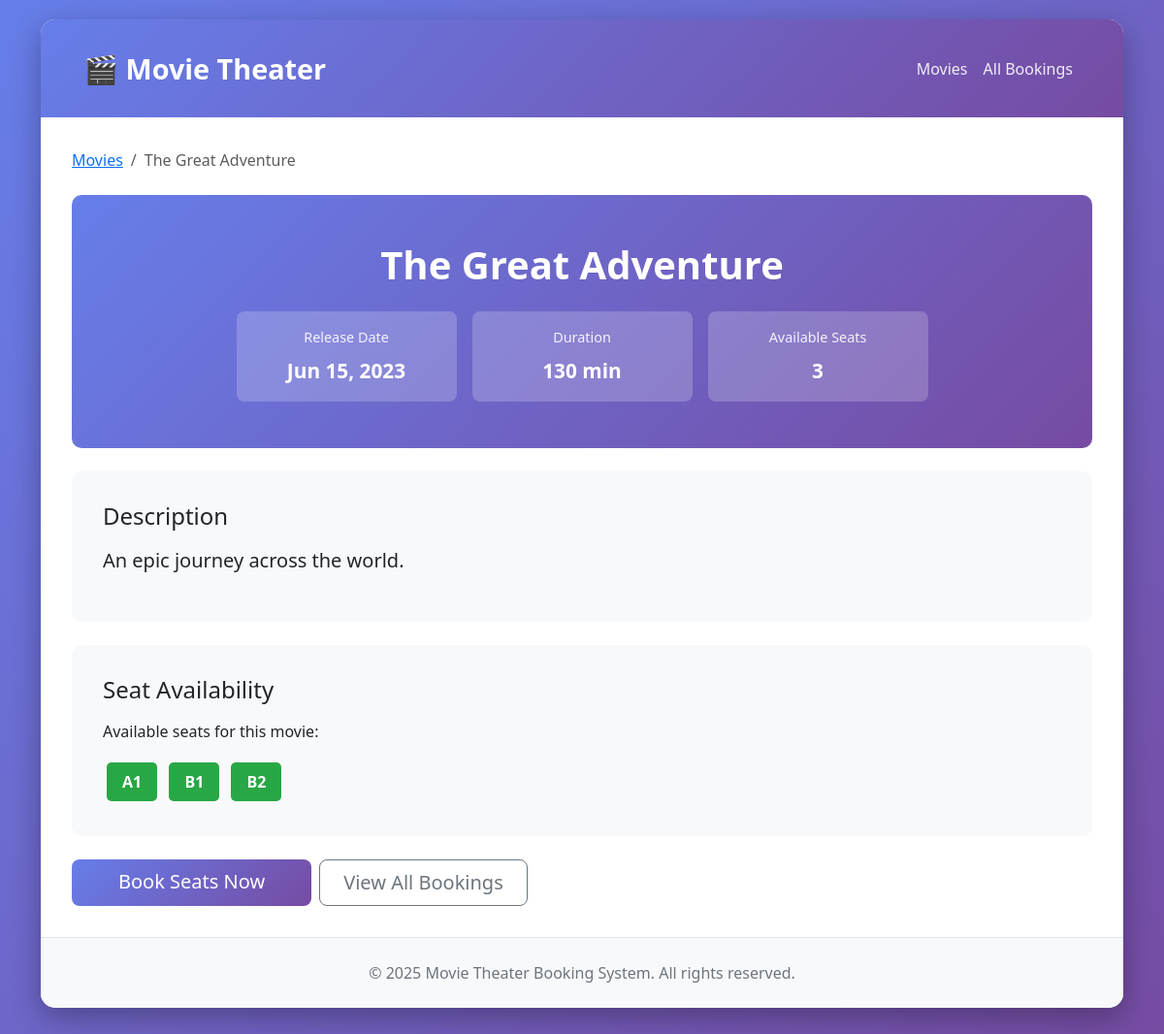
The page /movie/1/ on the database its author committed.
### booking/models.py (models this page shows, shortened)
class Movie(models.Model):
    title = models.CharField(max_length=200)
    description = models.TextField()
    release_date = models.DateField()
    duration = models.IntegerField(help_text="Duration in minutes")
    class Meta:
        ordering = ['-release_date']

class Seat(models.Model):
    seat_number = models.CharField(max_length=10, unique=True)
    is_booked = models.BooleanField(default=False)
    class Meta:
        ordering = ['seat_number']

### booking/template_views.py (the view)
# urls.py: path('movie/<int:pk>/', template_views.movie_detail, name='movie_detail'),
def movie_detail(request, pk):
    movie = get_object_or_404(Movie, pk=pk)
    booked_seats = Booking.objects.filter(movie=movie).values_list('seat_id', flat=True)
    available_seats = Seat.objects.exclude(id__in=booked_seats)
    return render(request, 'booking/movie_detail.html', {
        'movie': movie,
        'available_seats': available_seats
    })

### booking/templates/booking/movie_detail.html (shortened to what this page needs)
{% extends 'booking/base.html' %}
{% block content %}
<nav aria-label="breadcrumb" class="mb-4">
    <ol class="breadcrumb">
        <li class="breadcrumb-item"><a href="{% url 'movie_list' %}">Movies</a></li>
        <li class="breadcrumb-item active">{{ movie.title }}</li>
    </ol>
</nav>
<div class="movie-hero mb-4">
    <h1>{{ movie.title }}</h1>
    <div class="row g-3 justify-content-center">
        <div class="col-md-3">
            <div class="meta-card">
                <div class="meta-label">Release Date</div>
                <div class="meta-value">{{ movie.release_date|date:"M d, Y" }}</div>
            </div>
        </div>
        <div class="col-md-3">
            <div class="meta-card">
                <div class="meta-label">Duration</div>
                <div class="meta-value">{{ movie.duration }} min</div>
            </div>
        </div>
        <div class="col-md-3">
            <div class="meta-card">
                <div class="meta-label">Available Seats</div>
                <div class="meta-value">{{ available_seats|length }}</div>
            </div>
        </div>
    </div>
</div>
<div class="section-card mb-4">
    <h2 class="h4 mb-3">Description</h2>
    <p class="lead">{{ movie.description }}</p>
</div>
<div class="section-card mb-4">
    <h2 class="h4 mb-3">Seat Availability</h2>
    {% if available_seats %}
        <p class="mb-3">Available seats for this movie:</p>
        <div>
            {% for seat in available_seats %}
                <span class="seat-badge">{{ seat.seat_number }}</span>
            {% endfor %}
        </div>
    {% else %}
        <div class="alert alert-danger" role="alert">
            <strong>All seats are currently booked for this movie.</strong>
        </div>
    {% endif %}
</div>
{% if available_seats %}
    <div class="d-grid gap-2 d-md-flex justify-content-md-start">
        <a href="{% url 'seat_booking' movie.id %}" class="btn btn-primary btn-lg px-5">Book Seats Now</a>
        <a href="{% url 'all_bookings' %}" class="btn btn-outline-secondary btn-lg px-4">View All Bookings</a>
    </div>
{% endif %}
{% endblock %}

### booking/templates/booking/base.html (style rules this page uses)
:root { --primary-gradient: linear-gradient(135deg, #667eea 0%, #764ba2 100%); }
body { background: linear-gradient(135deg, #667eea 0%, #764ba2 100%); min-height: 100vh; padding-bottom: 30px; }
.btn-primary { background: linear-gradient(135deg, #667eea 0%, #764ba2 100%); border: none; }

### booking/templates/booking/movie_detail.html (style rules this page uses)
.movie-hero { background: linear-gradient(135deg, #667eea 0%, #764ba2 100%); color: white; padding: 3rem; border-radius: 10px; text-align: center; }
.movie-hero h1 { font-size: 2.5rem; margin-bottom: 1.5rem; font-weight: bold; }
.meta-card { background: rgba(255,255,255,0.2); padding: 1rem; border-radius: 8px; text-align: center; }
.meta-label { font-size: 0.9rem; opacity: 0.9; margin-bottom: 0.5rem; }
.meta-value { font-size: 1.3rem; font-weight: bold; }
.section-card { background: #f8f9fa; border-radius: 10px; padding: 2rem; }
.seat-badge { display: inline-block; background: #28a745; color: white; padding: 0.5rem 1rem; border-radius: 5px; font-weight: bold; margin: 0.25rem; }

### rows shown on the page
Movie: title "The Great Adventure", release_date "Jun 15, 2023", duration "130", description "An epic journey across the world."
Seat: seat_number "A1"
Seat: seat_number "B1"
Seat: seat_number "B2"

### other values the page prints
{{ available_seats|length }} "3"
